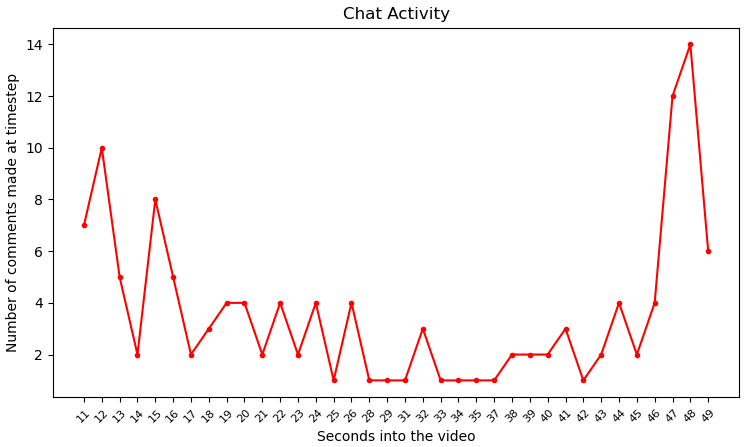
#> input picture paper/resources/chat_activity_pr_second.PNG, 748 x 447 px
$ python sift.py ../../../paper/resources/chat_activity_pr_second.PNG ../../../paper/resources/chat_activity_uniqueness.png
#> lines starting #> are read from the running program, lines starting #| are printed output that depends on the picture
""" """

import numpy as np
import sys
import cv2 as cv
import cv2 as cv2
import os
import json
import matplotlib.pyplot as plt


def analyze_frame(frame, template):
    img1 = template
    img2 = frame

    # Initiate SIFT detector
    sift = cv2.xfeatures2d.SIFT_create()
    # find the keypoints and descriptors with SIFT
    kp1, des1 = sift.detectAndCompute(img1,None)
    kp2, des2 = sift.detectAndCompute(img2,None)
    # FLANN parameters
    FLANN_INDEX_KDTREE = 1
    index_params = dict(algorithm = FLANN_INDEX_KDTREE, trees = 5)
    search_params = dict(checks=50)   # or pass empty dictionary
    flann = cv.FlannBasedMatcher(index_params,search_params)
    matches = flann.knnMatch(des1, des2, k=2)
    # Need to draw only good matches, so create a mask
    matchesMask = [[0,0] for i in range(len(matches))]

    j = 0
    # ratio test as per Lowe's paper
    for i,(m,n) in enumerate(matches):
        if m.distance < 0.7 * n.distance:
            matchesMask[i] = [1,0]
            j += 1

    if j < 20:
        dontDraw = True
    else:
        dontDraw = False

    draw_params = dict(matchColor = (0,255,0),
                    matchesMask = matchesMask,
                    flags = cv.DrawMatchesFlags_DEFAULT)
    #img3 = cv.drawMatchesKnn(img1, kp1, img2, kp2, matches, None, **draw_params)

    #--------#
    # create BFMatcher object
    bf = cv2.BFMatcher(cv2.NORM_L1, crossCheck=True)

    # Match descriptors.
    matches = bf.match(des1,des2)

    # Sort them in the order of their distance.
    matches = sorted(matches, key = lambda x:x.distance)

    good_matches = matches[:10]
    src_pts = np.float32([ kp1[m.queryIdx].pt for m in good_matches     ]).reshape(-1,1,2)
    dst_pts = np.float32([ kp2[m.trainIdx].pt for m in good_matches ]).reshape(-1,1,2)
    M, mask = cv2.findHomography(src_pts, dst_pts, cv2.RANSAC, 5.0)

    h,w = img1.shape[:2]
    pts = np.float32([ [0,0],[0,h-1],[w-1,h-1],[w-1,0] ]).reshape(-1,1,2)

    dst = cv2.perspectiveTransform(pts,M)
    dst += (w, 0)  # adding offset

    if not dontDraw:
        return [str(dst[0]), str(dst[1]), str(dst[2]), str(dst[3])]
    else:
        return None

if __name__ == "__main__":

    frame = cv2.imread(sys.argv[1], cv2.IMREAD_GRAYSCALE)
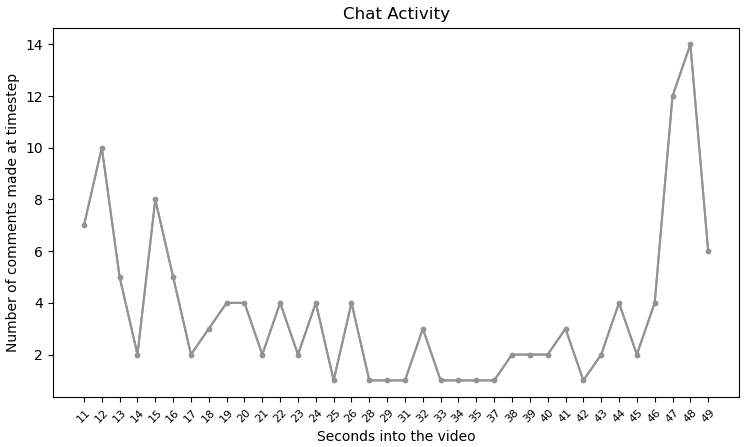
#> frame: shape (447, 748); min 0, max 255, mean 248.9
    template = cv2.imread(sys.argv[2], cv2.IMREAD_GRAYSCALE)
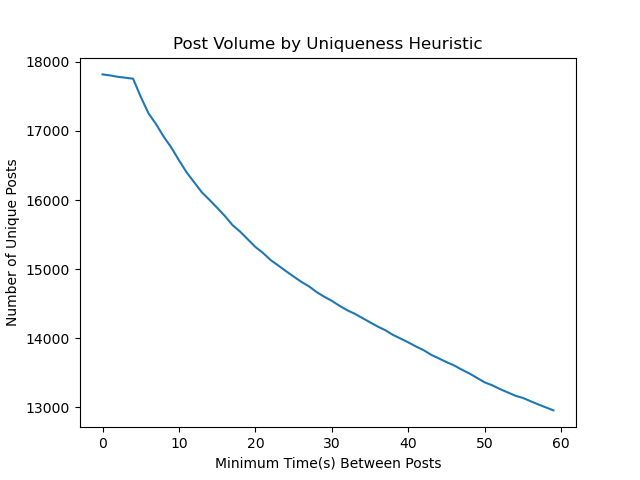
#> input picture paper/resources/chat_activity_uniqueness.png, 640 x 480 px
#> template: shape (480, 640); min 0, max 255, mean 250

    # Quick CLI Compatible Implemenation
    bounding_box = analyze_frame(
        frame,
        template
    )
#> in analyze_frame, `kp1, des1 = sift.detectAndCompute(img1,None)`: kp1 = 354 keypoints; strongest (x, y, size): (283, 47, 2), (7, 324, 1.8), (217, 459, 1.9), (224, 459, 1.9)
#> in analyze_frame, `kp2, des2 = sift.detectAndCompute(img2,None)`: kp2 = 462 keypoints; strongest (x, y, size): (393, 8, 1.9), (412, 433, 1.9), (7, 350, 1.8), (8, 133, 2.1)
#> in analyze_frame, `matches = flann.knnMatch(des1, des2, k=2)`: matches = 354 matches
#> in analyze_frame, `matchesMask = [[0,0] for i in range(len(matches))]`: matchesMask = 354 pairs, first value 0 to 0, second value 0 to 0
#> after the loop in analyze_frame, `for i,(m,n) in enumerate(matches):`: j = 79; matchesMask = 354 pairs, first value 0 to 1, second value 0 to 0
#> in analyze_frame, `draw_params = dict(matchColor = (0,255,0), matchesMask = matchesMask, ..`: draw_params = 3 items
#> in analyze_frame, `matches = bf.match(des1,des2)`: matches = 94 matches
#> in analyze_frame, `good_matches = matches[:10]`: good_matches = 10 matches
#> in analyze_frame, `src_pts = np.float32([ kp1[m.queryIdx].pt for m in good_matches     ])..`: src_pts = [[7, 324.2], [7, 324.2], [10.83, 303.2], [10.98, 298.3], [10.98, 298.3], [11.69, 289.5], [11.69, 289.5], [11.69, 289.5], [11.69, 262.4], [11.69, 262.4]]
#> in analyze_frame, `dst_pts = np.float32([ kp2[m.trainIdx].pt for m in good_matches ]).res..`: dst_pts = [[7, 350.2], [7, 350.2], [10.83, 329.2], [10.98, 324.3], [10.98, 324.3], [11.69, 315.5], [11.69, 315.5], [11.69, 315.5], [11.69, 288.4], [11.69, 288.4]]
#> in analyze_frame, `M, mask = cv2.findHomography(src_pts, dst_pts, cv2.RANSAC, 5.0)`: M = [[1, 1.78e-14, -6.4e-12], [2.09e-12, 1, 26], [7.8e-15, 1.51e-15, 1]]; mask = [1, 1, 1, 1, 1, 1, 1, 1, 1, 1]
#> in analyze_frame, `dst = cv2.perspectiveTransform(pts,M)`: dst = [[-6.4e-12, 26], [2.11e-12, 505], [639, 505], [639, 26]]
#> in analyze_frame, `dst += (w, 0)`: dst = [[640, 26], [640, 505], [1279, 505], [1279, 26]]
#> bounding_box = ['[[640.  26.]]', '[[640. 505.]]', '[[1279.  505.]]', '[[1279.   26.]]']

    if bounding_box == None:
        print("No bounding boxes were found that matched the template")
    else:
        print(f"A bounding box was found at location: {bounding_box}")
#| A bounding box was found at location: ['[[640.  26.]]', '[[640. 505.]]', '[[1279.  505.]]', '[[1279.   26.]]']
